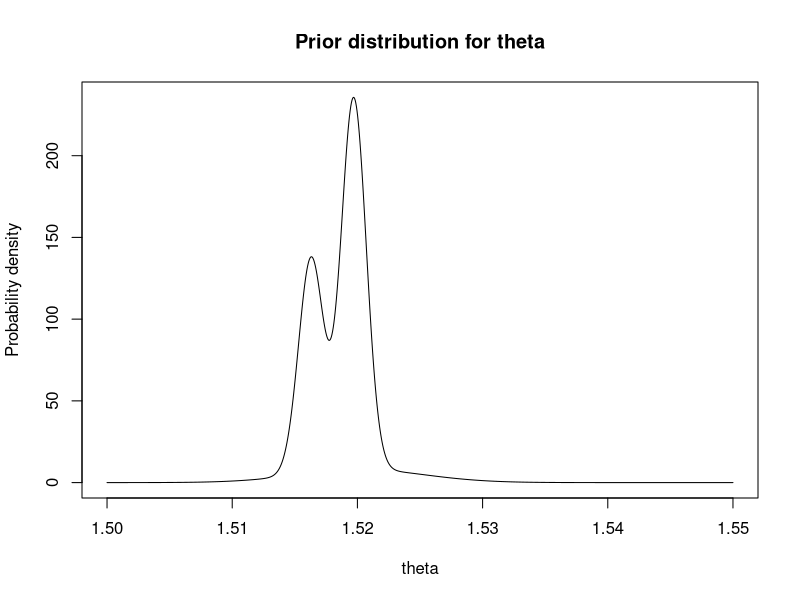
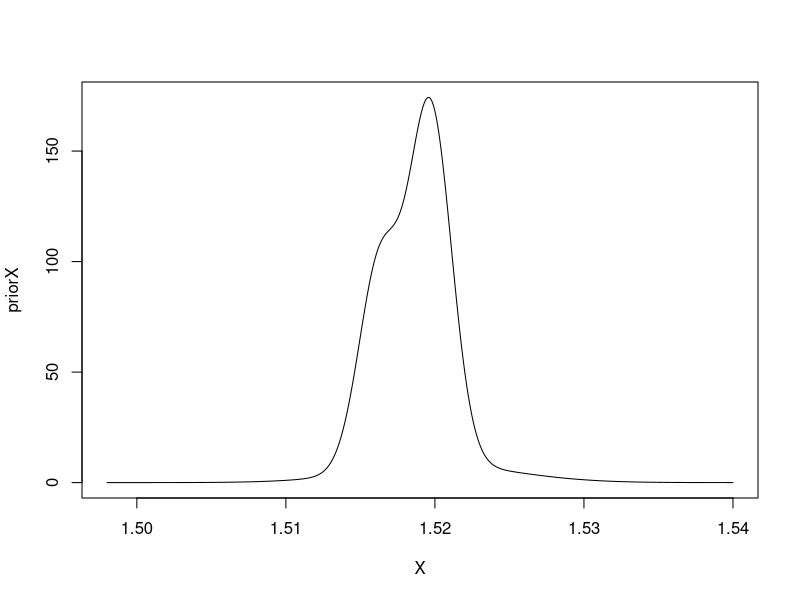
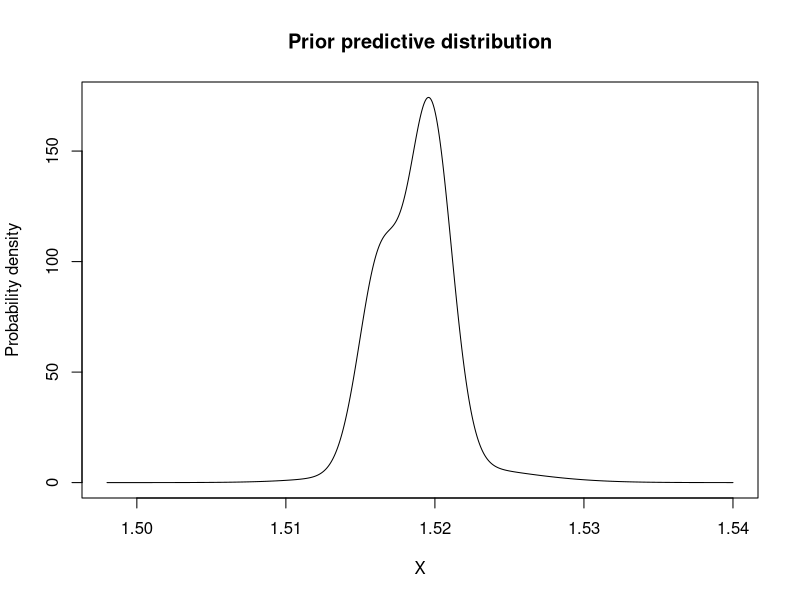
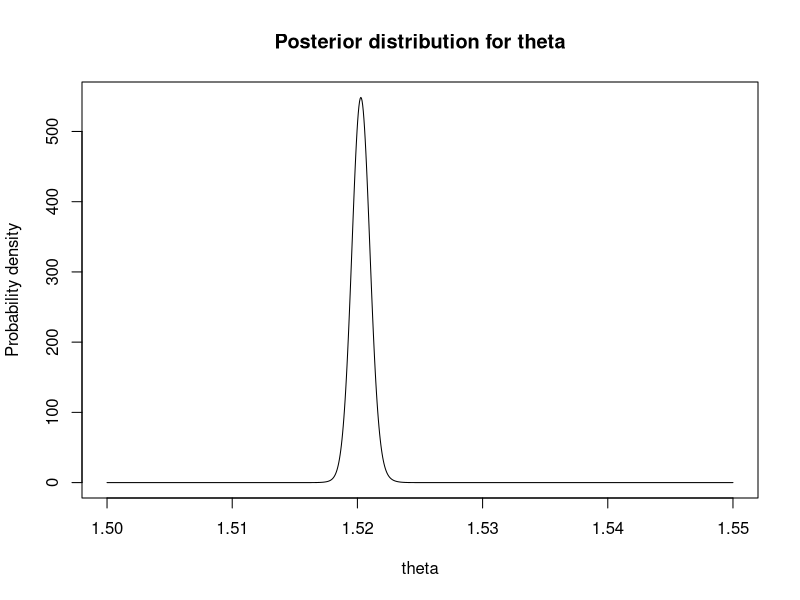
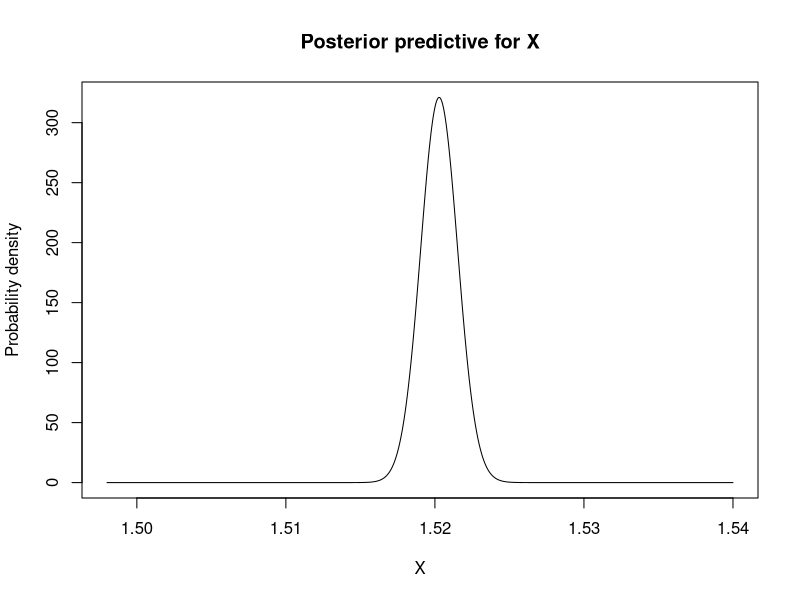
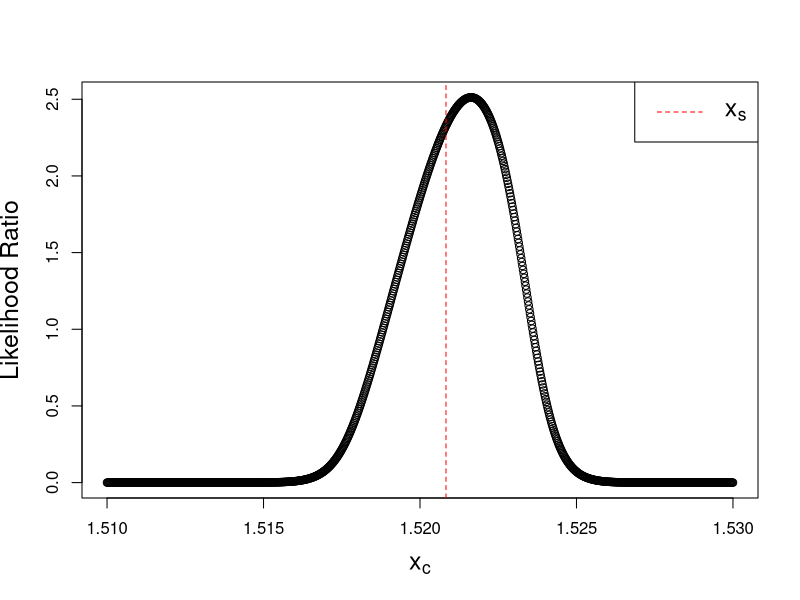

These figures' R source, in order:

theta<-seq(1.5,1.55,length.out = 1000)
fractions<-c(0.33,0.57,0.10)
expectations<-c(1.5163,1.5197,1.5203)
standardErrors<-c(0.001,0.001,0.005)
standardErrorOfX<-0.001
X<-seq(1.498,1.54,length.out = 1000) # sequence for X in plots except last one with lilelihood ratio

jointDistributionGenerator<-
  function(theta,fractions,
           expectations,standardErrors) {
    temp<-rep(0,length(theta))
    for (i in 1:length(fractions)){
      temp= temp+dnorm(
        theta,expectations[i],standardErrors[i])*fractions[i]
    }
  
    return(Distribution=temp)
  }
   
plot(theta,jointDistributionGenerator(theta,fractions,
                                      expectations,
                                      standardErrors),type="l",main="Prior distribution for theta", ylab= "Probability density")                                

# 2b ----------------------------------------------------------------------
# prior predictive density.
# use result given in lecture 2.3 slide 5 for prior density given a normal density for theta
# sum the 3 priors to a total prior using formula on 3.1 slide 4, that being the law of total variance and expectations




priorX=rep(0,length(X))

for (index in 1:length(fractions))
  {
    priorX<-priorX+fractions[index]*dnorm(X,
                            expectations[index],
                            sqrt(standardErrorOfX^2+standardErrors[index]^2)
                            )
} # the desired cuantity



plot(X,priorX,type="l")


# Posterior predicitve ----------------------------------------------------

# for this we need the normalized weights, and the posteror for each individual disribution


priorXpdf<-function(valuesOfX,fractions,expectations,standardErrors,standardErrorOfX){
  priorX=rep(0,length(valuesOfX))
  for (index in 1:length(fractions)){
  priorX<-priorX+fractions[index]*dnorm(valuesOfX,
                                        expectations[index],
                                        sqrt(standardErrorOfX^2+standardErrors[index]^2)
  )
  }
  return(priorX)
}


plot(X,priorXpdf(X,fractions,expectations,standardErrors,standardErrorOfX),type="l", main = "Prior predictive distribution",ylab="Probability density")

rm(standardErrorOfX)

newWeightsGenerator<-function(valuesOfX,fractions,expectations,standardErrors,standardErrorOfX){
  # only compatible with single value input I think
  newWeights<-rep(0,length(fractions))
  denominator<-priorXpdf(valuesOfX,fractions,expectations,standardErrors,standardErrorOfX)
  for (i in 1:length(fractions)){
    newWeights[i]<-priorXpdf(valuesOfX,fractions[i],
                             expectations[i],
                             standardErrors[i],
                             standardErrorOfX)/denominator
  }
  return(newWeights)
}

posteriorPdfForThetaGenerator<-function(theta,
                                        singleXValue,
                                        fractions,
                                        expectations,
                                        standardErrors,
                                        standardErrorOfX){
  
  newWeights<-newWeightsGenerator(singleXValue,fractions,expectations,standardErrors,standardErrorOfX)
  
  tau<-1/standardErrors^2 
  tauX<-1/standardErrorOfX^2 # useful for updated parameters for dnorm
  
    
  
  posteriorExpectations<-(tauX*singleXValue+tau*expectations)/(tauX+tau)
  posteriorStandarderrors<-sqrt(1/(tau+tauX))
  
  posteriorPdfForTheta<-jointDistributionGenerator(theta,newWeights,
                                                   posteriorExpectations,
                                                   posteriorStandarderrors) # same as the old one
  return(posteriorPdfForTheta)

  }
  

### Next step

standardErrorOfX=0.001  
singleXValue= 1.52083

plot(theta,
  posteriorPdfForThetaGenerator(theta,
                                   singleXValue,
                                   fractions,
                                   expectations,
                                   standardErrors,
                                   standardErrorOfX),
     
     type="l", main="Posterior distribution for theta", ylab= "Probability density") # IT works!!!

##### NOw how do I get a credible interval? Simulate?


thetaRelativeProbs<-posteriorPdfForThetaGenerator(theta,
                              singleXValue,
                              fractions,
                              expectations,
                              standardErrors,
                              standardErrorOfX)
test_simulation<-sample(theta,100000,replace=TRUE,prob=thetaRelativeProbs)


lowerb<-test_simulation[order(test_simulation)[2500]]
upperb<-test_simulation[order(test_simulation)[97500]]

print(paste("Lower bound =",lowerb,"Upper bound =",upperb))
# these give the approximate lower and upper bounds on theta for a 95% CI
integrate(function(theta){posteriorPdfForThetaGenerator(theta,
                                                        singleXValue,
                                                        fractions,
                                                        expectations,
                                                        standardErrors,
                                                        standardErrorOfX)},lowerb,upperb) #  a sanity check, it seems to work out fine
# approximate bounds 

#### The posterior predicitve:
# we make a linear combination of three posterior predictives, each corresponding to using the three separate components of the prior for 
## ditribution for theta. The We may write the integral as pi(xnew/x)=integral(pi(xnew/theta)*pi(theta/xold))dtheta
## and note that the latter of the two factors may be split into a sum of the three components as shown in lecture 3.1
# each of the three contributions to the posteriorpredicitve may the be calculated as follows:

# not for a normal normal pair that the posterior predictive takes the form normal(theta,sigmax^2+sigma_i^2)
# and the arguments theta and sigmai^2 are the parameters of the posterior distribution of theta!


posteriorPredictiveGenerator<-function(valuesOfX,
                                                singleXValue,
                                                fractions,
                                                expectations,
                                                standardErrors,
                                                standardErrorOfX){
  
  newWeights<-newWeightsGenerator(singleXValue,fractions,expectations,standardErrors,standardErrorOfX)
  
  tau<-1/standardErrors^2 
  tauX<-1/standardErrorOfX^2 # useful for updated parameters for dnorm
  
  posteriorExpectations<-(tauX*singleXValue+tau*expectations)/(tauX+tau)
  posteriorStandarderrors<-sqrt(1/(tau+tauX))
  
  
  posteriorPredictivePdf<-priorXpdf(valuesOfX,fractions=newWeights,expectations=posteriorExpectations,standardErrors=posteriorStandarderrors,standardErrorOfX)
  
  return(posteriorPredictivePdf)

}

plot(X,posteriorPredictiveGenerator(X, singleXValue, fractions, expectations,standardErrors,standardErrorOfX),
     type="l", main="Posterior predictive for X", ylab="Probability density") 
## Seems legit 




# Part e ------------------------------------------------------------------

# Likelihood ratios

XValuesForLikelihoodratio<-seq(1.51,1.53,length.out=1000)

numerator<-posteriorPredictiveGenerator(valuesOfX=XValuesForLikelihoodratio,
                                        singleXValue,
                                        fractions,
                                        expectations,
                                        standardErrors,
                                        standardErrorOfX)
denominator<-priorXpdf(valuesOfX=XValuesForLikelihoodratio,
                       fractions,expectations,
                       standardErrors,standardErrorOfX)
plot(XValuesForLikelihoodratio,numerator/denominator,ylab="Likelihood Ratio",xlab=bquote(x[c]), cex.lab=1.5)
abline(v=singleXValue, col="red",lty=2)
legend("topright",legend=bquote(x[s]),col="red",lty=2,cex=1.5)


#plot(X,posteriorPredictiveGenerator(X, singleXValue, fractions, expectations,standardErrors,standardErrorOfX),
#type="l", main="Posterior predictive for X", ylab="Probability density")
#lines(X,priorXpdf(X,fractions,expectations,standardErrors,standardErrorOfX))
#points(XValuesForLikelihoodratio,300/2.5*numerator/denominator,ylab="Something")
